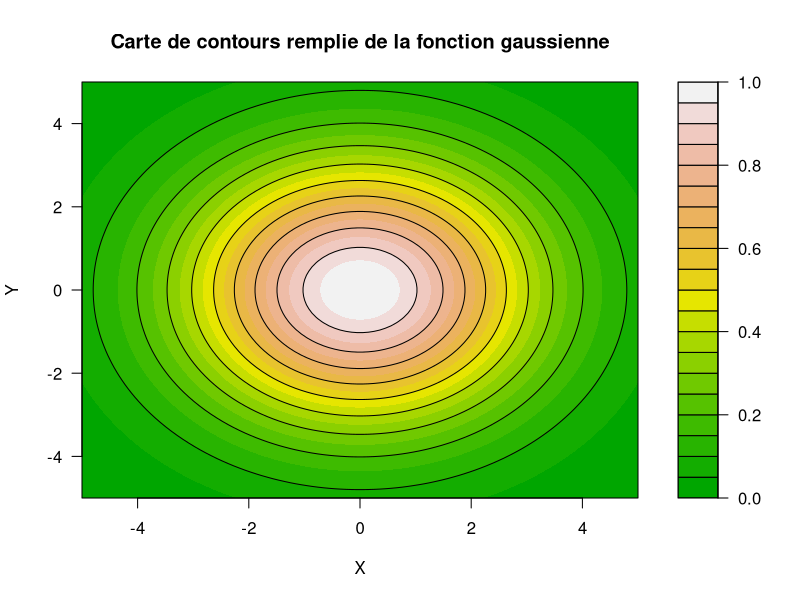

The R script that drew this image:
# Définir les paramètres
x <- seq(-5, 5, length.out = 100)
y <- seq(-5, 5, length.out = 100)

# Créer une grille de valeurs
z <- outer(x, y, function(x, y) { exp(-((x^2 + y^2)/10)) })

# Créer la visualisation
filled.contour(x, y, z,
               color.palette = terrain.colors,
               xlab = "X",
               ylab = "Y",
               main = "Carte de contours remplie de la fonction gaussienne",
               plot.axes = {
                 axis(1)
                 axis(2)
                 contour(x, y, z, add = TRUE, drawlabels = FALSE)
               })
